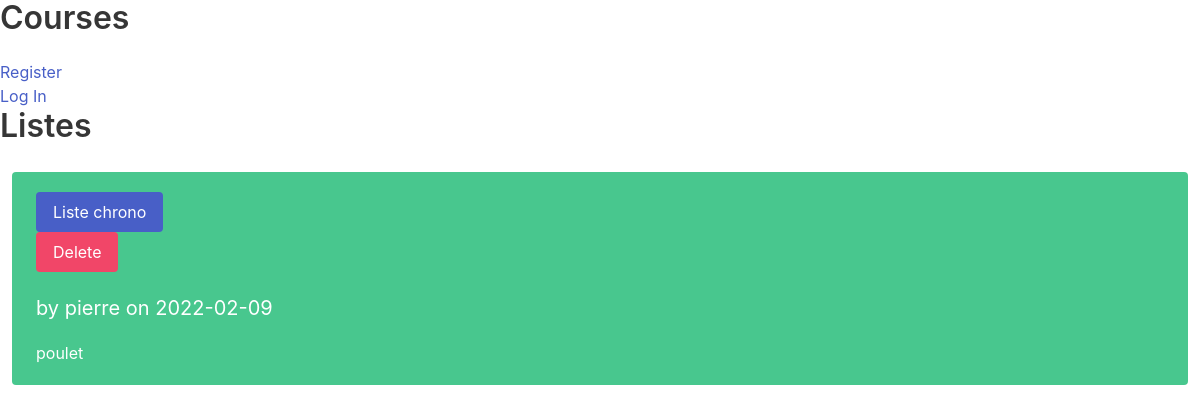
The app's page /, older data.
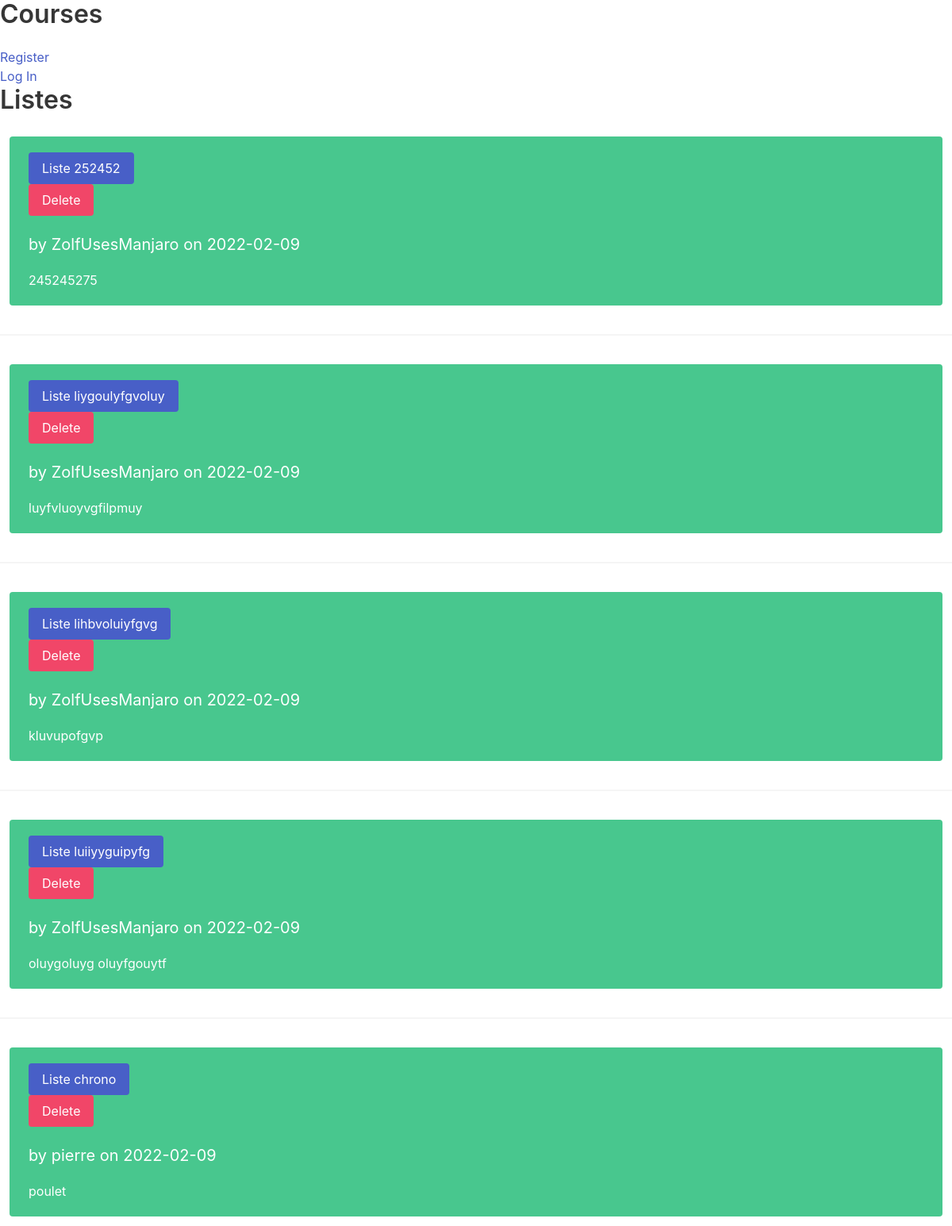
The same page, newer data.
### tables this page shows
CREATE TABLE clist (
  id INTEGER PRIMARY KEY AUTOINCREMENT,
  owner_id INTEGER NOT NULL,
  created TIMESTAMP NOT NULL DEFAULT CURRENT_TIMESTAMP,
  title TEXT NOT NULL,
  body TEXT NOT NULL,
  FOREIGN KEY (owner_id) REFERENCES user (id)
);

CREATE TABLE user (
  id INTEGER PRIMARY KEY AUTOINCREMENT,
  username TEXT UNIQUE NOT NULL,
  password TEXT NOT NULL
);

### courses_app/c_list.py (the view)
@bp.route('/')
def index():
    db = get_db()
    listes_de_courses = db.execute(
        'SELECT c.id, title, body, created, owner_id, username'
        ' FROM clist c JOIN user u ON c.owner_id = u.id'
        ' ORDER BY created DESC'
    ).fetchall()
    return render_template('c_list/index.html', listes_de_courses=listes_de_courses)

### courses_app/auth.py (called while the page is built)
@bp.before_app_request
def load_logged_in_user():
    user_id = session.get('user_id')
    if user_id is None:
        g.user = None
    else:
        g.user = get_db().execute(
            'SELECT * FROM user WHERE id = ?', (user_id,)
        ).fetchone()

### courses_app/db.py (called while the page is built)
def get_db():
    if 'db' not in g:
        g.db = sqlite3.connect(
            current_app.config['DATABASE'],
            detect_types=sqlite3.PARSE_DECLTYPES
        )
        g.db.row_factory = sqlite3.Row
    return g.db

### courses_app/templates/c_list/index.html (shortened to what this page needs)
{% extends 'base.html' %}
{% block header %}
<h1 xmlns="http://www.w3.org/1999/html" xmlns="http://www.w3.org/1999/html">{% block title %}Listes{% endblock %}</h1>
{% endblock %}
  {% block content %}
  {% for clist in listes_de_courses %}
  <p class="tilei s-4 is-vertical">
     <div class="tile is-parent is-vertical is-primary">
            <article class="tile is-child notification is-success">
              <div class="content">
                  <a href="{{ url_for('c_list.update', id=clist['id']) }}" class="button is-link">
                  Liste  {{ clist['title'] }}
                  </a>
                  <div class="content">
                      <a href="{{ url_for('c_list.delete', id=clist['id']) }}" class="button is-danger">Delete</a>
                  </div>
                   <p class="subtitle"> by {{ clist['username'] }} on {{ clist['created'].strftime('%Y-%m-%d') }}</p>
                   <div class="content">
                         <p class="body">{{ clist['body'] }}</p>
                   </div>
            </article>
</div>
    {% if not loop.last %}
      <hr>
    {% endif %}
  {% endfor %}
{% endblock %}

### courses_app/templates/base.html (shortened to what this page needs)
<!doctype html>
<link rel="stylesheet" href="{{ url_for('static', filename='bulma.css') }}">
<nav>
  <h1 class="title is-primary">Courses</h1>
  <ul>
    {% if g.user %}
      <li><span>{{ g.user['username'] }}</span>
      <li><a href="{{ url_for('auth.logout') }}">Log Out</a>
    {% else %}
      <li><a href="{{ url_for('auth.register') }}">Register</a>
      <li><a href="{{ url_for('auth.login') }}">Log In</a>
    {% endif %}
  </ul>
</nav>
<section class="content">
  <header>
    {% block header %}{% endblock %}
  </header>
  {% block content %}{% endblock %}
</section>

Row changes from the older to the newer data that the page shows:
added clist: title "252452", username "ZolfUsesManjaro", created "2022-02-09", body "245245275"
added clist: title "liygoulyfgvoluy", username "ZolfUsesManjaro", created "2022-02-09", body "luyfvluoyvgfilpmuy"
added clist: title "lihbvoluiyfgvg", username "ZolfUsesManjaro", created "2022-02-09", body "kluvupofgvp"
added clist: title "luiiyyguipyfg", username "ZolfUsesManjaro", created "2022-02-09", body "oluygoluyg oluyfgouytf"
